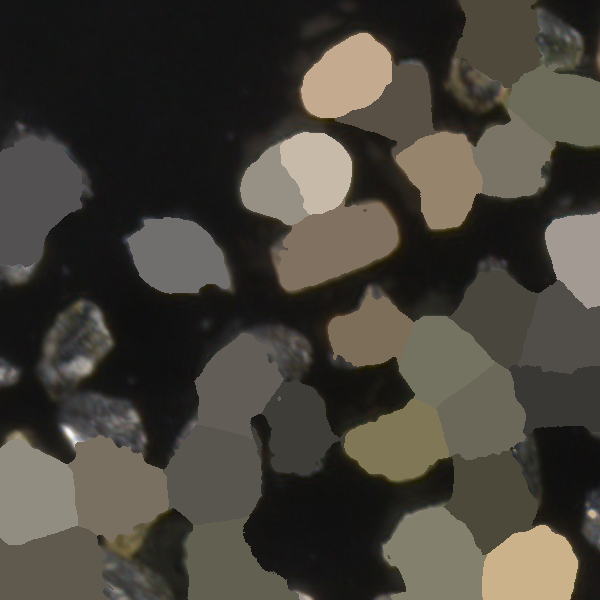
#> input picture Images/Echantillion1Mod2_301z_with_SLIC.png, 600 x 600 px
$ python SLIC.py Images/Echantillion1Mod2_301z_with_SLIC.png
#> lines starting #> are read from the running program, lines starting #| are printed output that depends on the picture; after the words box and inside, x2 and y2 are one past the last pixel; in counts of white or black regions, pixels touching at a corner belong together
# pylint: skip-file

import cv2

import numpy as np
import os, sys
import pandas as pd

##############
#LOAD IMAGE
##############

if len(sys.argv) != 2:
    print("Usage: python script.py /path/to/file")
else:
    file_path = sys.argv[1]
    if os.path.exists(file_path) == False:
        print("Image file does not exist.")

# Load an image
image = cv2.imread(file_path)
#> image is the input picture: shape (600, 600, 3); mean B, G, R 57.8, 65.7, 69.6

##############
#PREPROCESSING
##############

# Step 2: Convert the image to LAB color space
lab_image = cv2.cvtColor(image, cv2.COLOR_BGR2LAB)
#> lab_image: shape (600, 600, 3); mean of channels 0, 1, 2 68.5, 128.2, 133

# Apply contrast stretching
min_intensity = 0
max_intensity = 255
min_value = np.min(lab_image)
#> min_value = 9
max_value = np.max(lab_image)
#> max_value = 248
contrast_stretched = np.uint8((lab_image - min_value) / (max_value - min_value) * (max_intensity - min_intensity) + min_intensity)
#> contrast_stretched: shape (600, 600, 3); mean of channels 0, 1, 2 63, 126.5, 131.8

##########
#ALGORITHM
##########

# Step 3: Apply SLIC superpixel segmentation
num_segments = 75  # You can adjust this value
compactness = 30 # You can adjust this value
slic = cv2.ximgproc.createSuperpixelSLIC(lab_image, cv2.ximgproc.SLICO, num_segments, compactness)
slic.iterate(20)

# Step 4: Get the superpixel labels
superpixel_labels = slic.getLabels()
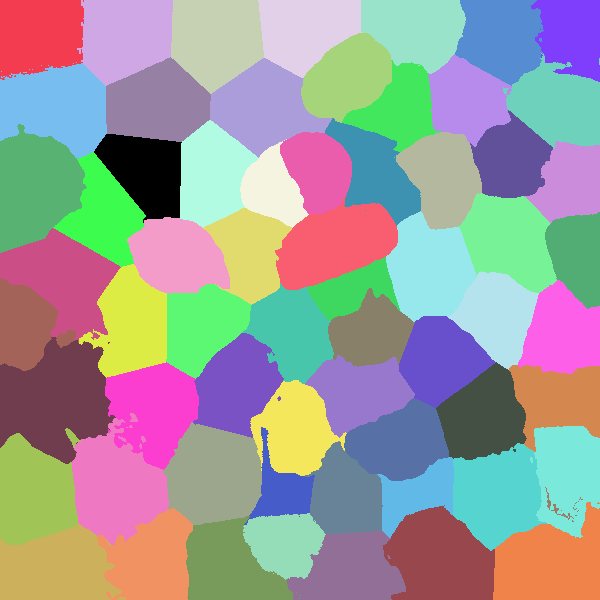
#> superpixel_labels: shape (600, 600) int32; 64 distinct labels, from 0 to 63; one colour per label, 0 black

# Step 5: Calculate the average color of each superpixel
superpixel_average_colors = {}
dataframe_list = []
for label in np.unique(superpixel_labels):
    mask = (superpixel_labels == label)
    superpixel = image.copy()
    superpixel[~mask] = 0  # Zero out pixels that don't belong to the superpixel
    average_color = np.mean(superpixel[mask], axis=0)
    superpixel_average_colors[label] = average_color
#> this loop made 64 passes
#> average_color on passes 1 to 12: [19.96, 19.85, 19.84], [19.65, 19.61, 19.44], [19.73, 19.68, 19.61], [19.12, 19.27, 19.19], [25.88, 27.99, 29.94], [21.34, 23.67, 25.43], [60.48, 73.31, 79.13], [41.73, 47.57, 48.57], [22.44, 22.15, 22.35], [19.47, 19.46, 19.34], [27.56, 30.04, 32.16], [142.1, 169.9, 194.7]
#> pass 1, `mask = (superpixel_labels == label)`:
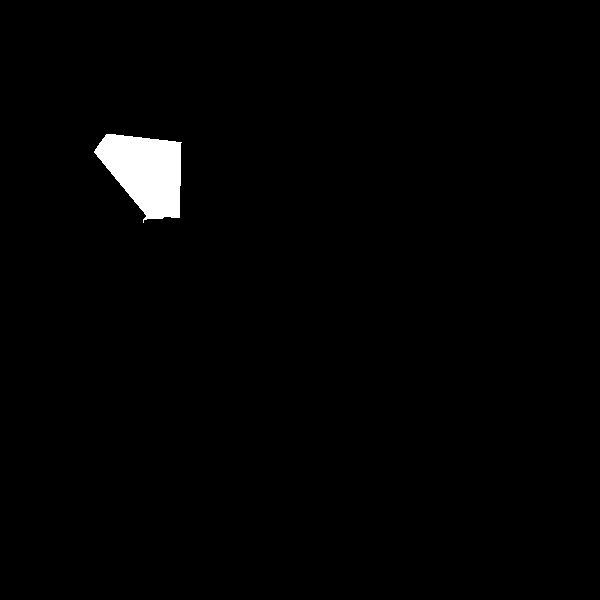
#> mask: shape (600, 600) bool; 1.4% white; 1 white region, box (x1, y1, x2, y2) and area: (94, 134, 182, 223) 5141
#> pass 3, `mask = (superpixel_labels == label)`:
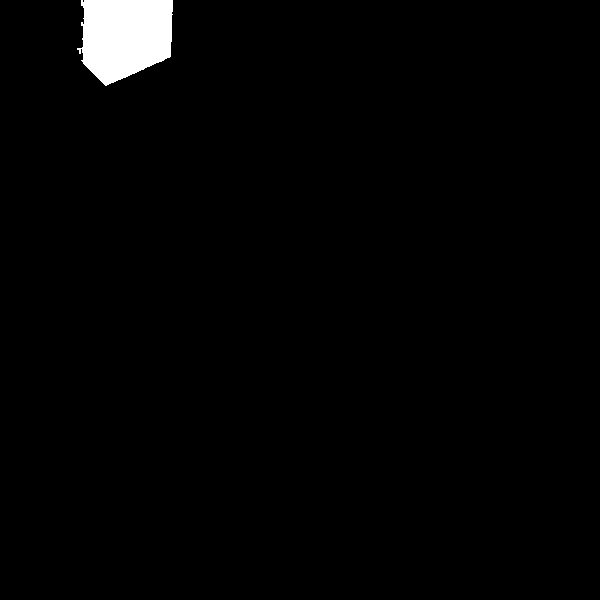
#> mask: shape (600, 600) bool; 1.8% white; 1 white region, box (x1, y1, x2, y2) and area: (77, 0, 173, 86) 6464
#> after the loop, superpixel_average_colors = 64 items

# Step 6: Filter out superpixels with average color values below a minimum threshold
min_color_value = 50  # Adjust this value as needed
number_rocks = 0
filtered_superpixels = {}
for label, average_color in superpixel_average_colors.items():
    if np.all(average_color > min_color_value):
        filtered_superpixels[label] = average_color
        dataframe_list.append(average_color)
#> after the loop, dataframe_list = 29 items, first 6: [60.48, 73.31, 79.13], [142.1, 169.9, 194.7], [68.1, 80.02, 87.98], [102, 116.1, 122.1], [89.7, 107.7, 108.8], [79.44, 79.33, 81.27]; filtered_superpixels = 29 items

# Step 7: Display the filtered superpixels
result_image = image.copy()
for label, average_color in filtered_superpixels.items():
    mask = (superpixel_labels == label)
    result_image[mask] = average_color
#> this loop made 29 passes
#> (label, average_color) on passes 1 to 12: (6, [60.48, 73.31, 79.13]), (11, [142.1, 169.9, 194.7]), (12, [68.1, 80.02, 87.98]), (14, [102, 116.1, 122.1]), (15, [89.7, 107.7, 108.8]), (16, [79.44, 79.33, 81.27]), (19, [132.2, 143.3, 150.3]), (20, [167.8, 185.8, 198.7]), (22, [108.9, 131.9, 150.9]), (25, [109.8, 110.8, 112.9]), (27, [96.36, 112.4, 127.3]), (31, [147, 154, 162])
#> pass 1, `mask = (superpixel_labels == label)`:
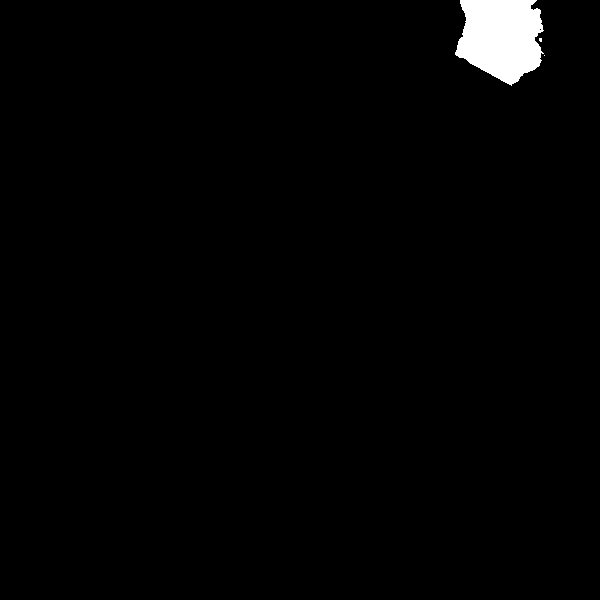
#> mask: shape (600, 600) bool; 1.6% white; 3 white regions (2 under 20 px), largest, box (x1, y1, x2, y2) and area: (455, 0, 544, 86) 5711
#> pass 2, `mask = (superpixel_labels == label)`:
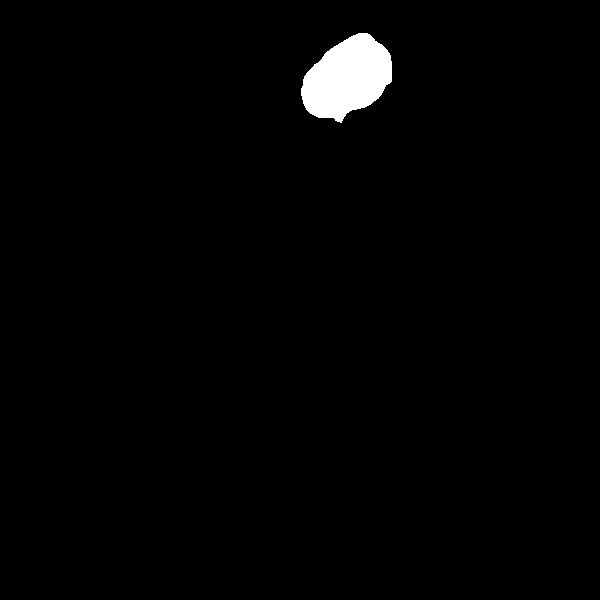
#> mask: shape (600, 600) bool; 1.5% white; 1 white region, box (x1, y1, x2, y2) and area: (301, 33, 392, 123) 5495
#> pass 3, `mask = (superpixel_labels == label)`:
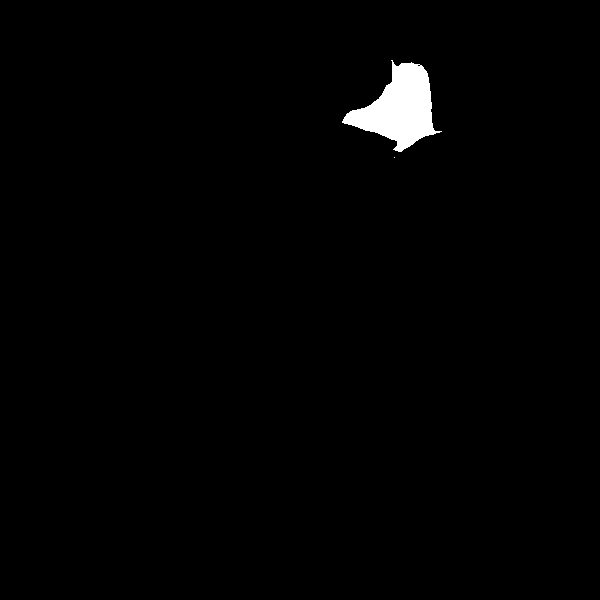
#> mask: shape (600, 600) bool; 1.2% white; 2 white regions (1 under 20 px), largest, box (x1, y1, x2, y2) and area: (342, 60, 442, 152) 4450
#> after the loop:
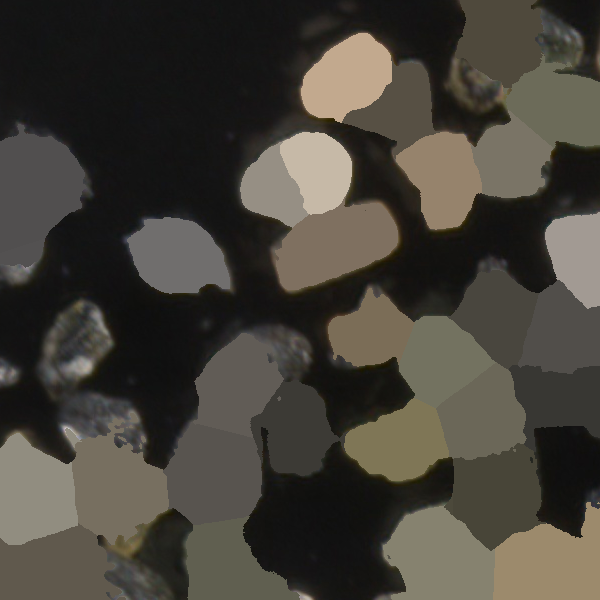
#> result_image: shape (600, 600, 3); mean B, G, R 57.5, 65.4, 69.3

###############################
#SAVE DATAFRAME AND FINAL IMAGE
###############################

df = pd.DataFrame(dataframe_list, columns=['Moyenne de B', 'Moyenne de G', 'Moyenne de R'])
#> df = table of 29 rows and 3 columns

#print("Shape of Dataframe SLIC" + str(df.shape))

#cleprint(df)

base_name = os.path.splitext(file_path)[0]

# Now, 'image_with_contours' contains the original image with drawn contours.
cv2.imwrite(str(base_name) + "z_with_SLIC.png", result_image)

folder = os.path.dirname(file_path)

csv_path = os.path.join(folder, "image.csv")

df.to_csv(csv_path, mode='a', header=False, index=False)

$ run again, on Images/Echantillion1Mod2_303z_with_SLIC.png
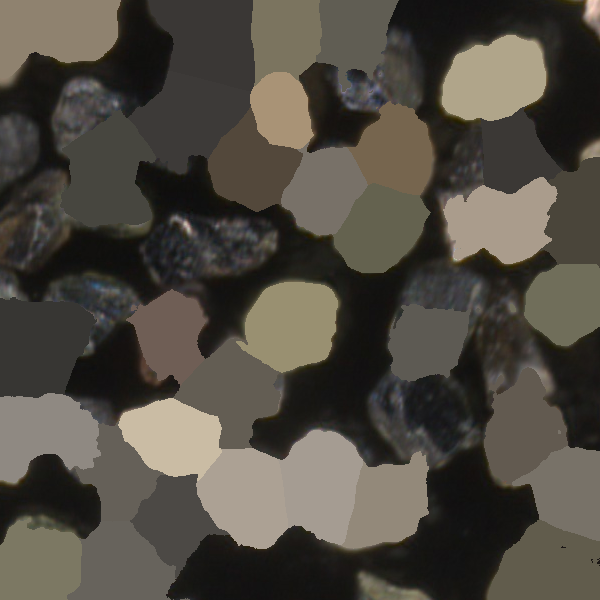
#> input picture Images/Echantillion1Mod2_303z_with_SLIC.png, 600 x 600 px
#> image is the input picture: shape (600, 600, 3); mean B, G, R 66.1, 74.9, 79.8
#> lab_image: shape (600, 600, 3); mean of channels 0, 1, 2 79.2, 128.4, 133.7
#> min_value = 9
#> max_value = 223
#> contrast_stretched: shape (600, 600, 3); mean of channels 0, 1, 2 83.1, 141.7, 148.1
#> `superpixel_labels = slic.getLabels()`:
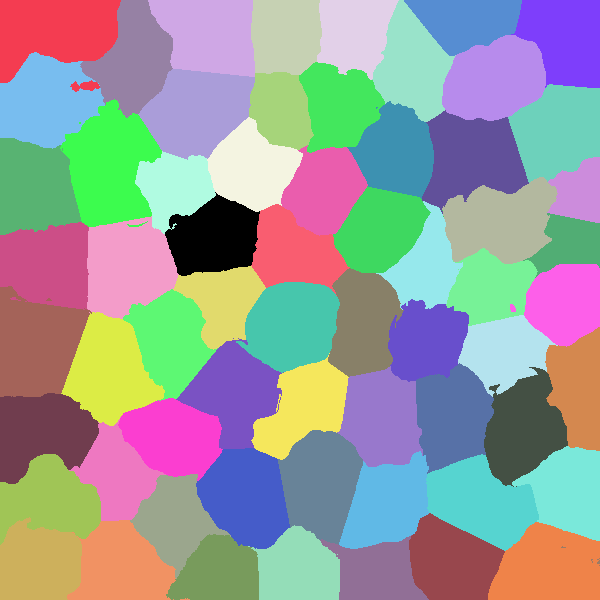
#> superpixel_labels: shape (600, 600) int32; 64 distinct labels, from 0 to 63; one colour per label, 0 black
#> the loop `for label in np.unique(superpixel_labels):` made 64 passes
#> average_color on passes 1 to 8: [48.05, 48.75, 50.44], [110.6, 129.1, 141.8], [52.95, 54.96, 57.96], [94.98, 116, 123], [83, 93, 96], [42.34, 46.55, 48.93], [22.27, 24.24, 25.61], [34.74, 40.57, 44.59]
#> after the loop `for label in np.unique(superpixel_labels):`: superpixel_average_colors = 64 items
#> the loop `for label, average_color in superpixel_average_colors.items():` made 64 passes
#> after the loop `for label, average_color in superpixel_average_colors.items():`: dataframe_list = 33 items, first 6: [110.6, 129.1, 141.8], [52.95, 54.96, 57.96], [94.98, 116, 123], [83, 93, 96], [55.74, 57.91, 61.04], [116.5, 145, 166.3]; filtered_superpixels = 33 items
#> the loop `for label, average_color in filtered_superpixels.items():` made 33 passes
#> (label, average_color) on passes 1 to 8: (1, [110.6, 129.1, 141.8]), (2, [52.95, 54.96, 57.96]), (3, [94.98, 116, 123]), (4, [83, 93, 96]), (10, [55.74, 57.91, 61.04]), (11, [116.5, 145, 166.3]), (13, [137.9, 164.9, 175.8]), (17, [63.63, 69.87, 71.09])
#> pass 3, `mask = (superpixel_labels == label)`:
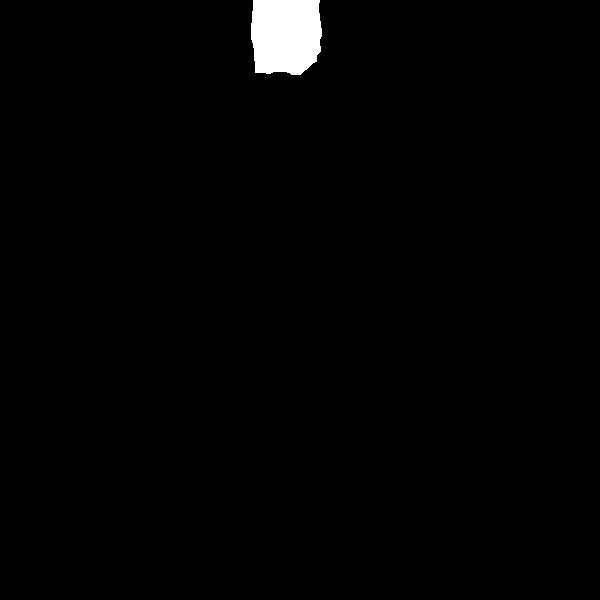
#> mask: shape (600, 600) bool; 1.3% white; 1 white region, box (x1, y1, x2, y2) and area: (251, 0, 322, 75) 4792
#> df = table of 33 rows and 3 columns

$ run again, on Images/Echantillion1Mod2_304z_with_SLIC.png
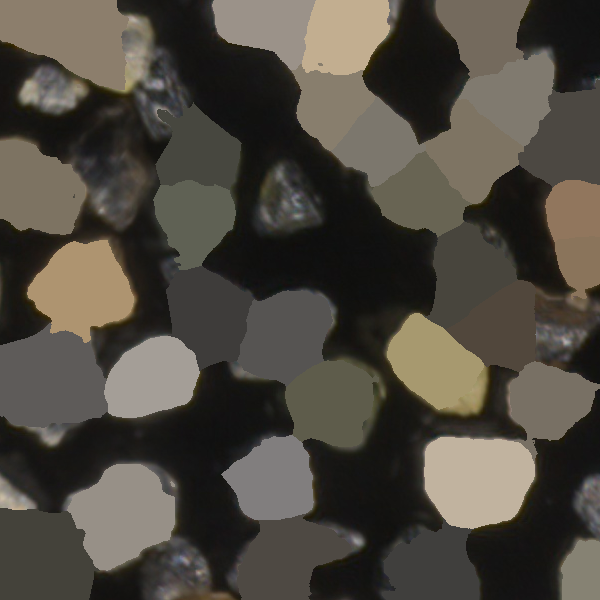
#> input picture Images/Echantillion1Mod2_304z_with_SLIC.png, 600 x 600 px
#> image is the input picture: shape (600, 600, 3); mean B, G, R 64.3, 73, 78
#> lab_image: shape (600, 600, 3); mean of channels 0, 1, 2 76.9, 128.5, 133.7
#> min_value = 9
#> max_value = 197
#> contrast_stretched: shape (600, 600, 3); mean of channels 0, 1, 2 91.6, 161.6, 168.7
#> superpixel_labels: shape (600, 600) int32; 64 distinct labels, from 0 to 63
#> the loop `for label in np.unique(superpixel_labels):` made 64 passes
#> average_color on passes 1 to 8: [52.34, 57.88, 61.9], [107.8, 125.9, 138.7], [29.17, 31.95, 33.45], [137, 146, 155], [142.4, 171.2, 190.5], [20.09, 25.8, 28.19], [92.94, 105.9, 115.9], [22.75, 24.25, 24.92]
#> pass 1, `mask = (superpixel_labels == label)`:
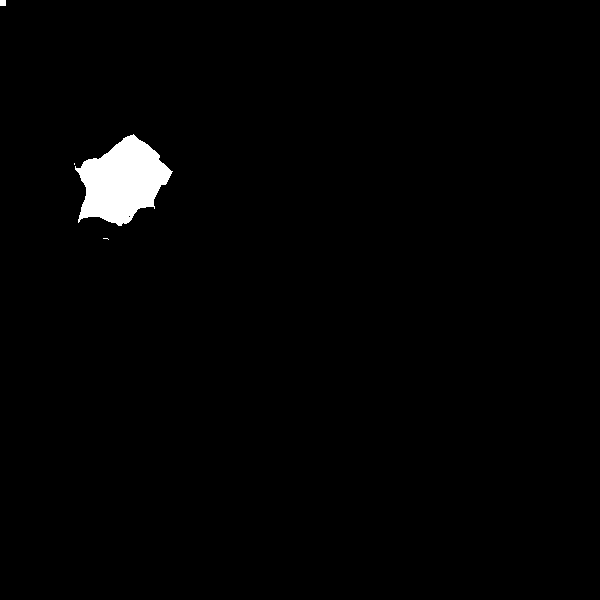
#> mask: shape (600, 600) bool; 1.5% white; 4 white regions (2 under 20 px), largest, box (x1, y1, x2, y2) and area: (75, 134, 173, 226) 5458, (0, 0, 6, 6) 36
#> after the loop `for label in np.unique(superpixel_labels):`: superpixel_average_colors = 64 items
#> the loop `for label, average_color in superpixel_average_colors.items():` made 64 passes
#> after the loop `for label, average_color in superpixel_average_colors.items():`: dataframe_list = 34 items, first 6: [52.34, 57.88, 61.9], [107.8, 125.9, 138.7], [137, 146, 155], [142.4, 171.2, 190.5], [92.94, 105.9, 115.9], [63.2, 71.5, 76.66]; filtered_superpixels = 34 items
#> the loop `for label, average_color in filtered_superpixels.items():` made 34 passes
#> (label, average_color) on passes 1 to 8: (0, [52.34, 57.88, 61.9]), (1, [107.8, 125.9, 138.7]), (3, [137, 146, 155]), (4, [142.4, 171.2, 190.5]), (6, [92.94, 105.9, 115.9]), (8, [63.2, 71.5, 76.66]), (9, [58.57, 63.73, 64.5]), (11, [109.4, 126.4, 136.5])
#> after the loop `for label, average_color in filtered_superpixels.items():`:
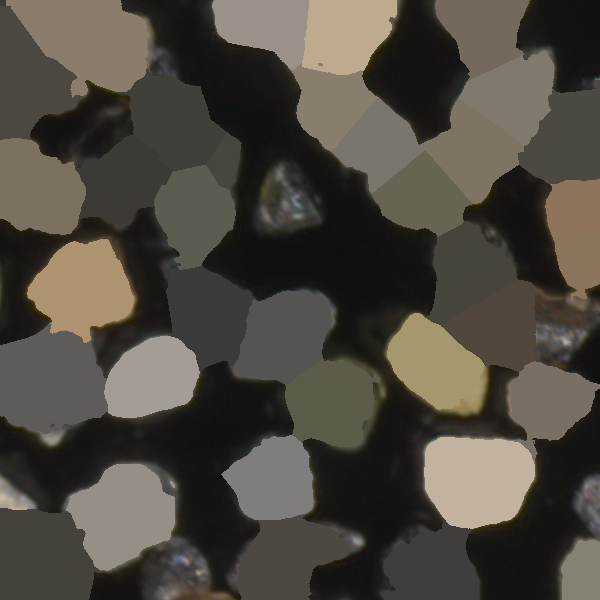
#> result_image: shape (600, 600, 3); mean B, G, R 64, 72.7, 77.7
#> df = table of 34 rows and 3 columns

$ run again, on Images/Echantillion1Mod2_305z_with_SLIC.png
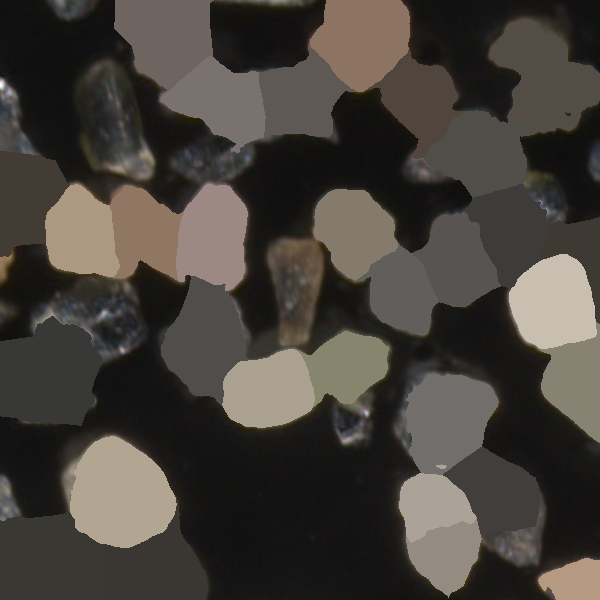
#> input picture Images/Echantillion1Mod2_305z_with_SLIC.png, 600 x 600 px
#> image is the input picture: shape (600, 600, 3); mean B, G, R 59, 64.6, 69.4
#> lab_image: shape (600, 600, 3); mean of channels 0, 1, 2 67.6, 128.9, 131.9
#> min_value = 9
#> max_value = 255
#> contrast_stretched: shape (600, 600, 3); mean of channels 0, 1, 2 60.3, 123.9, 126.9
#> superpixel_labels: shape (600, 600) int32; 64 distinct labels, from 0 to 63
#> the loop `for label in np.unique(superpixel_labels):` made 64 passes
#> average_color on passes 1 to 8: [40.52, 48.76, 56.31], [20.49, 21.28, 21.58], [96.95, 101, 110], [22.19, 25.02, 26.8], [96.98, 115, 141], [19.7, 21.45, 23.05], [23.23, 25.09, 26.58], [22.52, 24.74, 26.43]
#> after the loop `for label in np.unique(superpixel_labels):`: superpixel_average_colors = 64 items
#> the loop `for label, average_color in superpixel_average_colors.items():` made 64 passes
#> after the loop `for label, average_color in superpixel_average_colors.items():`: dataframe_list = 28 items, first 6: [96.95, 101, 110], [96.98, 115, 141], [111, 114, 122], [85, 89, 94], [61.34, 70.25, 80], [69.65, 76.78, 82.81]; filtered_superpixels = 28 items
#> the loop `for label, average_color in filtered_superpixels.items():` made 28 passes
#> (label, average_color) on passes 1 to 8: (2, [96.95, 101, 110]), (4, [96.98, 115, 141]), (10, [111, 114, 122]), (11, [85, 89, 94]), (13, [61.34, 70.25, 80]), (14, [69.65, 76.78, 82.81]), (16, [52.25, 59.66, 66.02]), (22, [71.56, 77.9, 80.01])
#> pass 3, `mask = (superpixel_labels == label)`:
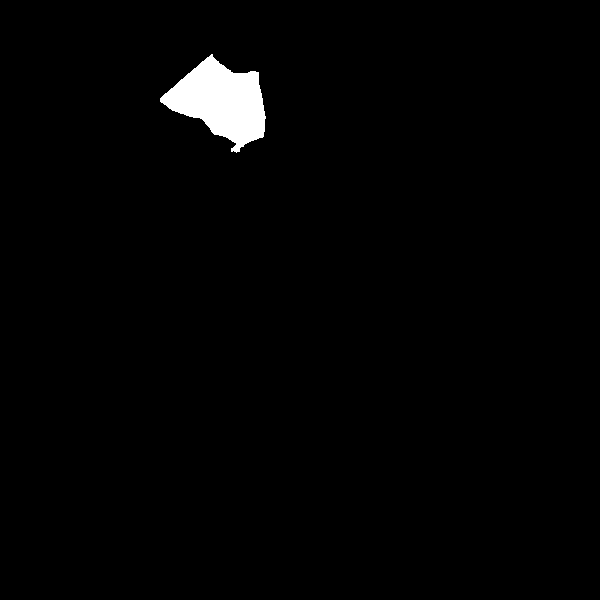
#> mask: shape (600, 600) bool; 1.6% white; 1 white region, box (x1, y1, x2, y2) and area: (160, 54, 266, 153) 5706
#> df = table of 28 rows and 3 columns
